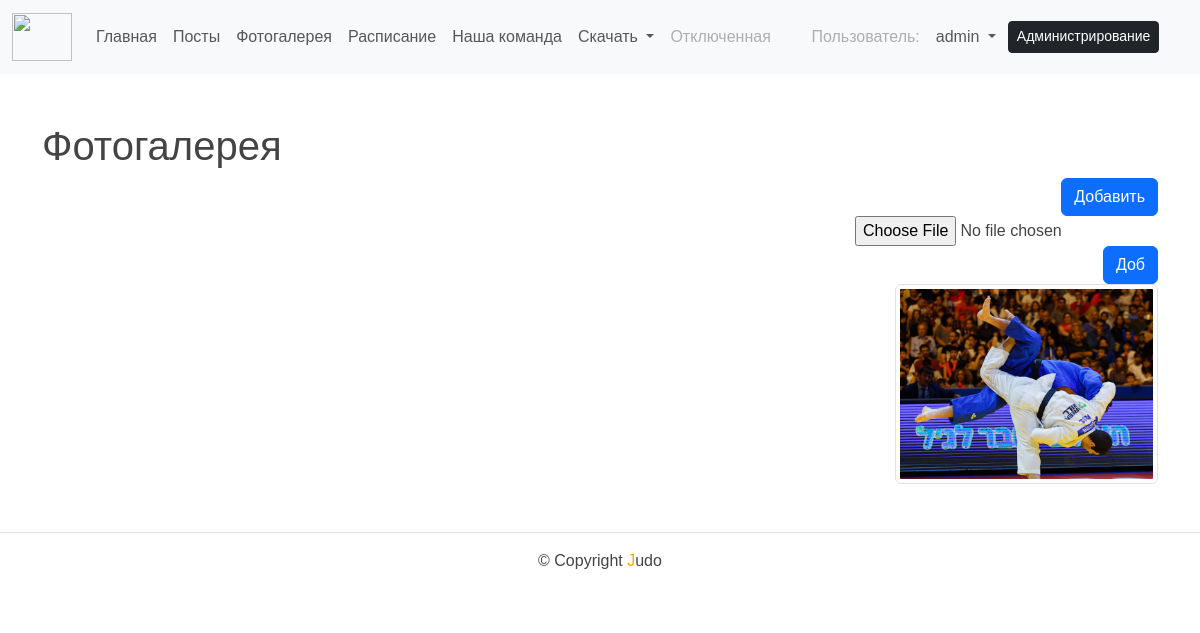
The page /photo/ (signed in) on the database its author committed.
### users/models.py (models this page shows)
class User(AbstractUser):
    email = models.EmailField(
        _('email address'),
        unique=True,
    )
    email_verify = models.BooleanField(default=False)
    USERNAME_FIELD = 'email'
    REQUIRED_FIELDS = ['username']

### backend/models.py (models this page shows)
class PostsPhoto(models.Model):
    photo = models.ImageField(upload_to="photos/%Y/%m/%d/")
    time_create = models.DateTimeField(auto_now_add=True)
    time_update = models.DateTimeField(auto_now=True)
    is_published = models.BooleanField(default=True)
    class Meta:
        verbose_name = 'Фотографии'
        verbose_name_plural = 'Фотографии'
        ordering = ['time_create', ]

### backend/views.py (the view)
# urls.py: path('photo/', photo, name='photo'),
def photo(request):
    form = PhotoForm(
            request.POST,
            files=request.FILES or None
        )
    photo = PostsPhoto.objects.all()
    paginator = Paginator(photo, 8)
    page_number = request.GET.get('page')
    page_obj = paginator.get_page(page_number)
    return render(request, 'backend/photo.html', {'menu': menu, 'title': 'Фотогалерея', 'page_obj': page_obj, 'form': form})

### backend/forms.py
class PhotoForm(forms.ModelForm):
    class Meta:
        model = PostsPhoto
        fields = ['photo']

### templates/backend/photo.html (shortened to what this page needs)
{% extends 'base.html' %}
{% block content %}
<h1>{{ title }}</h1>
<div class="raz">
    <a class="btn btn-primary" href="#" role="button">Добавить</a>
<div>
    {% for field in form %}
    {{ field}}
    {% endfor %}
    <div class="d-flex justify-content-end">
              <button type="submit" class="btn btn-primary">
                  Доб
              </button>
            </div>
<div class="glightbox">
    {% for p in page_obj %}
    <div class="img">
      {% if p.photo %}
          <a href="{{p.photo.url}}">
            <img src="{{p.photo.url}}" class="img-thumbnail" alt="image"/>
          </a>
      {% endif %}
    </div>
    {% endfor %}
</div>
{% endblock %}

### templates/includes/header.html (shortened to what this page needs)
{% load static %}
<html lang="ru">
<head>
</head>
<nav class="navbar navbar-expand-lg bg-body-tertiary">
    <div class="container-fluid">
        <a class="navbar-brand" href="{% url 'backend:home' %}">
            <img src="/static/images/lion.png" alt="" width="60" height="48">
        </a>
        <div class="collapse navbar-collapse" id="navbarSupportedContent">
            <ul class="navbar-nav me-auto mb-2 mb-lg-0">
                {% for m in menu %}
                    {% if not forloop.last %}
                        <li class="nav-item">
                            <a class="nav-link" href="{% url m.url_name %}">{{ m.title }}</a>
                        </li>
                    {% else %}
                        <li class="nav-item">
                            <a class="nav-link" href="{% url m.url_name %}">{{ m.title }}</a>
                        </li>
                    {% endif %}
                {% endfor %}
                <li class="nav-item dropdown">
                    <a class="nav-link dropdown-toggle" href="#" id="navbarDropdown" role="button"
                       data-bs-toggle="dropdown" aria-expanded="false">
                        Скачать
                    </a>
                </li>
                <li class="nav-item">
                    <a class="nav-link disabled">Отключенная</a>
                </li>
            </ul>
            <ul class="navbar-nav me-auto mb-2 mb-lg-0">
                <form class="d-flex">
                    {% if request.user.is_authenticated %}
                        <li class="nav-item">
                            <a class="nav-link disabled">Пользователь:</a>
                        </li>
                        <li>
                        <li class="nav-item dropdown">
                            <a class="nav-link dropdown-toggle" href="#" id="navbarDropdown" role="button"
                               data-bs-toggle="dropdown" aria-expanded="false">
                                {{ user.username }}
                            </a>
                        </li>
                        </li>
                    {% endif %}
                </form>
                {% if request.user.is_superuser %}
                <a href="/admin/" class="btn btn-dark btn-block btn-sm m-1">Администрирование</a>
                {% endif %}
            </ul>
        </div>
    </div>
</nav>

### static/css/styles.css (style rules this page uses)
html, body { font-family: 'Arial'; margin: 0; padding: 0; height: 100%; width: 100%; color: #444; }
a { color: #0059b2; text-decoration: none; }
img { max-width: 100%; max-height: auto; }
.glightbox { width: 100%; display: grid; grid-template-columns: repeat(auto-fit, minmax(200px, 1fr)); }
.img-thumbnail { position: relative; height: 200px; cursor: pointer; overflow: hidden; object-fit: cover; transition: 0.2s; }
.raz { text-align: right; }

### rows shown on the page
User: username "admin"
PostsPhoto: photo (picture)

### other values the page prints
{{ m.title }} "Главная" "Посты" "Фотогалерея" "Расписание"
{{ m.title }} "Наша команда"
{{ title }} "Фотогалерея"
